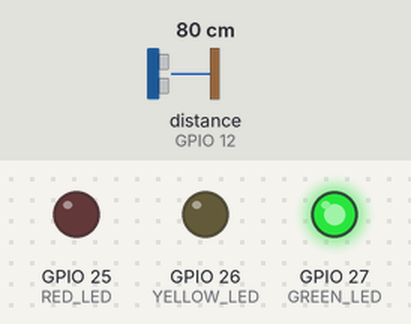
This sketch was run on a simulated ESP32. Shown: output pins drawn as LEDs (lit = HIGH). Wiring (inferred from the names in the program): ultrasonic range finder: trigger GPIO 13; echo GPIO 12. The test bench sets the inputs (shaded band); at power-on: distance to the obstacle (sensor on GPIO 12) 80 cm. The echo pulse lasts 58.3 µs per cm; WiFi joins after 1.5 s; servers stay silent unless stated; uploads are accepted with an empty reply; pins used as bus, display or sensor lines are not drawn; what the sketch prints to the serial monitor is not drawn.

Above: at 2.7 s.
2.8 s: distance to the obstacle (sensor on GPIO 12) set to 21 cm
8.6 s: distance to the obstacle (sensor on GPIO 12) set to 16 cm
At 12.3 s:
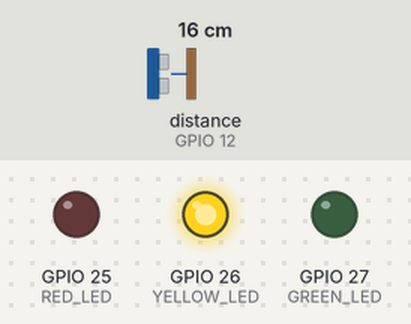
14.4 s: distance to the obstacle (sensor on GPIO 12) set to 8 cm
20.2 s: distance to the obstacle (sensor on GPIO 12) set to 5 cm
At 22.7 s:
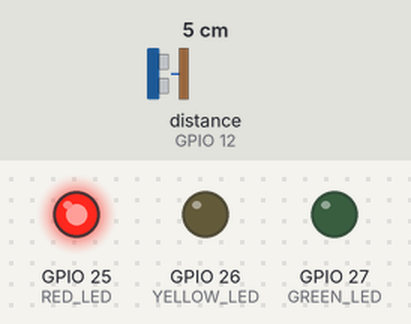
26.0 s: distance to the obstacle (sensor on GPIO 12) set to 9 cm
At 27.9 s:
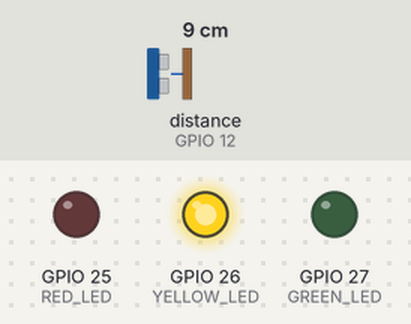
31.8 s: distance to the obstacle (sensor on GPIO 12) set to 2 cm
At 33.1 s:
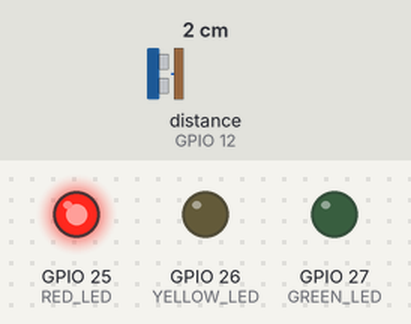
Timing chart, 0 to 34.8 s (numbered marks = the images above; inputs shaded):
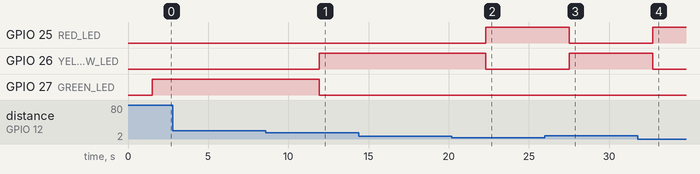

The sketch:

esp32_smart_dustbin.ino
```cpp
#include <WiFi.h>
#include <HTTPClient.h>
#include <ArduinoJson.h>

#define TRIG_PIN 13
#define ECHO_PIN 12

#define GREEN_LED 27
#define YELLOW_LED 26
#define RED_LED 25

const float BIN_DEPTH_CM = 30.0;

const char* ssid     = "YOUR_WIFI_SSID";
const char* password = "YOUR_WIFI_PASSWORD";

const char* serverName = "http://YOUR_BACKEND_IP:8000/bin-data/esp32-data/";

long duration;
float distance;
float fillPercent;

void setup() {
  Serial.begin(115200);

  pinMode(TRIG_PIN, OUTPUT);
  pinMode(ECHO_PIN, INPUT);

  pinMode(GREEN_LED, OUTPUT);
  pinMode(YELLOW_LED, OUTPUT);
  pinMode(RED_LED, OUTPUT);

  digitalWrite(GREEN_LED, LOW);
  digitalWrite(YELLOW_LED, LOW);
  digitalWrite(RED_LED, LOW);

  WiFi.begin(ssid, password);
  Serial.print("Connecting to Wi-Fi");
  while (WiFi.status() != WL_CONNECTED) {
    delay(500);
    Serial.print(".");
  }
  Serial.println("");
  Serial.print("Connected to Wi-Fi network with IP Address: ");
  Serial.println(WiFi.localIP());
}

void sendDataToBackend(float distance, float fillPercent) {
  if (WiFi.status() == WL_CONNECTED) {
    HTTPClient http;
    http.begin(serverName);
    http.addHeader("Content-Type", "application/json");

    StaticJsonDocument<200> doc;
    doc["distance"] = distance;
    doc["fillPercent"] = fillPercent;
    char jsonBuffer[512];
    serializeJson(doc, jsonBuffer);

    int httpResponseCode = http.POST(jsonBuffer);

    if (httpResponseCode > 0) {
      Serial.print("HTTP Response code: ");
      Serial.println(httpResponseCode);
      String payload = http.getString();
      Serial.println(payload);
    }
    else {
      Serial.print("Error code: ");
      Serial.println(httpResponseCode);
    }

    http.end();
  }
  else {
    Serial.println("Wi-Fi Disconnected");
  }
}

void loop() {
  digitalWrite(TRIG_PIN, LOW);
  delayMicroseconds(2);
  digitalWrite(TRIG_PIN, HIGH);
  delayMicroseconds(10);
  digitalWrite(TRIG_PIN, LOW);

  duration = pulseIn(ECHO_PIN, HIGH);
  distance = duration * 0.034 / 2;

  if (distance > BIN_DEPTH_CM) distance = BIN_DEPTH_CM;

  fillPercent = (1 - distance / BIN_DEPTH_CM) * 100;

  Serial.print("Distance: ");
  Serial.print(distance);
  Serial.print(" cm | Fill: ");
  Serial.print(fillPercent);
  Serial.println(" %");

  if (fillPercent >= 80) {
    digitalWrite(RED_LED, HIGH);
    digitalWrite(YELLOW_LED, LOW);
    digitalWrite(GREEN_LED, LOW);
  }
  else if (fillPercent >= 40) {
    digitalWrite(RED_LED, LOW);
    digitalWrite(YELLOW_LED, HIGH);
    digitalWrite(GREEN_LED, LOW);
  }
  else {
    digitalWrite(RED_LED, LOW);
    digitalWrite(YELLOW_LED, LOW);
    digitalWrite(GREEN_LED, HIGH);
  }

  sendDataToBackend(distance, fillPercent);

  delay(5000);
}
```

Measured:
- the behaviour switches between 19 and 18 cm on distance to the obstacle (sensor on GPIO 12) (found by bisection; images 0 and 1)
- the behaviour switches between 7 and 6 cm on distance to the obstacle (sensor on GPIO 12) (found by bisection; images 1 and 2)
- after the input at 2.8 s, every drawn part: stays the same
- after the input at 8.6 s, GPIO 26 (YELLOW_LED): LOW → HIGH after 3.3 s; GPIO 27 (GREEN_LED): HIGH → LOW after 3.3 s
- after the input at 14.4 s, every drawn part: stays the same
- after the input at 20.2 s, GPIO 25 (RED_LED): LOW → HIGH after 2.1 s; GPIO 26 (YELLOW_LED): HIGH → LOW after 2.1 s
- after the input at 26.0 s, GPIO 25 (RED_LED): HIGH → LOW after 1.5 s; GPIO 26 (YELLOW_LED): LOW → HIGH after 1.5 s
- after the input at 31.8 s, GPIO 25 (RED_LED): LOW → HIGH after 0.92 s; GPIO 26 (YELLOW_LED): HIGH → LOW after 0.92 s
